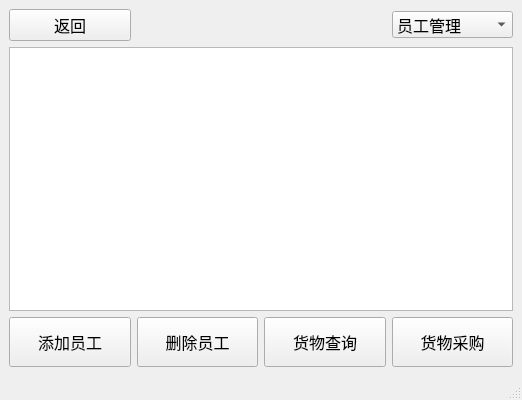
<?xml version="1.0" encoding="UTF-8"?>
<ui version="4.0">
 <class>adminWindow</class>
 <widget class="QMainWindow" name="adminWindow">
  <property name="geometry">
   <rect>
    <x>0</x>
    <y>0</y>
    <width>522</width>
    <height>400</height>
   </rect>
  </property>
  <property name="minimumSize">
   <size>
    <width>100</width>
    <height>40</height>
   </size>
  </property>
  <property name="font">
   <font>
    <family>Times New Roman</family>
    <pointsize>12</pointsize>
   </font>
  </property>
  <property name="windowTitle">
   <string>MainWindow</string>
  </property>
  <widget class="QWidget" name="centralwidget">
   <layout class="QGridLayout" name="gridLayout">
    <item row="0" column="3">
     <widget class="QComboBox" name="funComboBox">
      <item>
       <property name="text">
        <string>员工管理</string>
       </property>
      </item>
      <item>
       <property name="text">
        <string>货物管理</string>
       </property>
      </item>
     </widget>
    </item>
    <item row="2" column="2">
     <widget class="QPushButton" name="goodsListButton">
      <property name="minimumSize">
       <size>
        <width>50</width>
        <height>50</height>
       </size>
      </property>
      <property name="text">
       <string>货物查询</string>
      </property>
     </widget>
    </item>
    <item row="2" column="1">
     <widget class="QPushButton" name="delStaffButton">
      <property name="minimumSize">
       <size>
        <width>50</width>
        <height>50</height>
       </size>
      </property>
      <property name="text">
       <string>删除员工</string>
      </property>
     </widget>
    </item>
    <item row="2" column="0">
     <widget class="QPushButton" name="addStaffButton">
      <property name="minimumSize">
       <size>
        <width>100</width>
        <height>50</height>
       </size>
      </property>
      <property name="text">
       <string>添加员工</string>
      </property>
     </widget>
    </item>
    <item row="0" column="0">
     <widget class="QPushButton" name="retuenLoginButton">
      <property name="text">
       <string>返回</string>
      </property>
     </widget>
    </item>
    <item row="1" column="0" colspan="4">
     <widget class="QListWidget" name="staffListWidget">
      <property name="minimumSize">
       <size>
        <width>500</width>
        <height>200</height>
       </size>
      </property>
     </widget>
    </item>
    <item row="2" column="3">
     <widget class="QPushButton" name="buyGoodsButton">
      <property name="minimumSize">
       <size>
        <width>50</width>
        <height>50</height>
       </size>
      </property>
      <property name="text">
       <string>货物采购</string>
      </property>
     </widget>
    </item>
   </layout>
   <zorder>retuenLoginButton</zorder>
   <zorder>funComboBox</zorder>
   <zorder>goodsListButton</zorder>
   <zorder>delStaffButton</zorder>
   <zorder>addStaffButton</zorder>
   <zorder>staffListWidget</zorder>
   <zorder>buyGoodsButton</zorder>
  </widget>
  <widget class="QMenuBar" name="menubar">
   <property name="geometry">
    <rect>
     <x>0</x>
     <y>0</y>
     <width>522</width>
     <height>26</height>
    </rect>
   </property>
  </widget>
  <widget class="QStatusBar" name="statusbar"/>
 </widget>
 <resources/>
 <connections/>
</ui>
